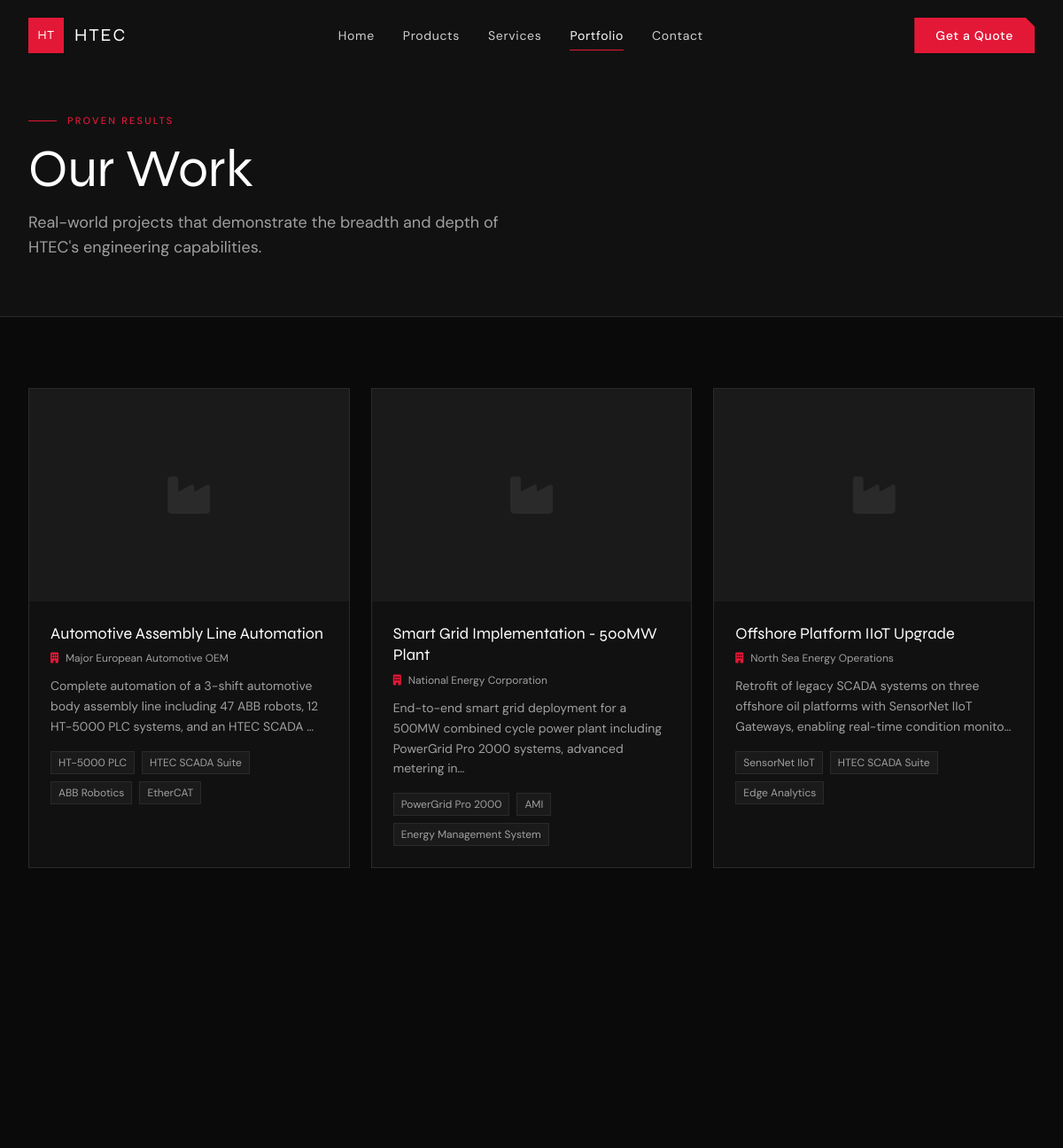
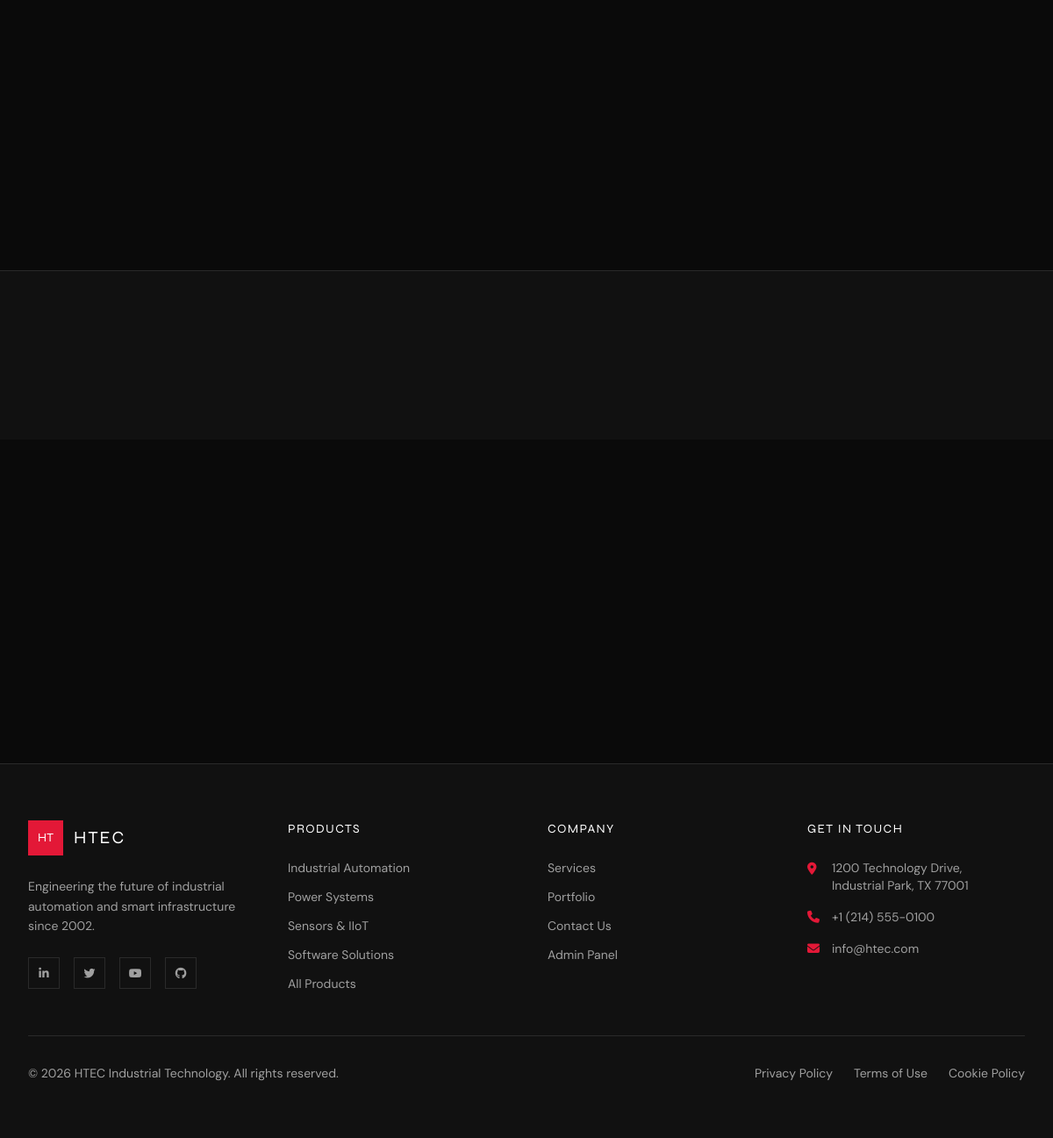
Screenshot of /portfolio.php with the database file from the repository (2 pictures, top to bottom).
### tables this page shows
CREATE TABLE IF NOT EXISTS portfolio (
    id INT AUTO_INCREMENT PRIMARY KEY,
    title VARCHAR(255) NOT NULL,
    description TEXT,
    client VARCHAR(255),
    project_url VARCHAR(500),
    image VARCHAR(500),
    technologies VARCHAR(500),
    status ENUM('active', 'inactive') DEFAULT 'active',
    sort_order INT DEFAULT 0,
    created_at TIMESTAMP DEFAULT CURRENT_TIMESTAMP,
    updated_at TIMESTAMP DEFAULT CURRENT_TIMESTAMP ON UPDATE CURRENT_TIMESTAMP
);

### config/database.php (called while the page is built, shortened)
<?php
function getDB(): PDO {
    static $pdo = null;
    if ($pdo === null) {
        $dsn = "mysql:host=" . DB_HOST . ";dbname=" . DB_NAME . ";charset=" . DB_CHARSET;
        $options = [
            PDO::ATTR_ERRMODE            => PDO::ERRMODE_EXCEPTION,
            PDO::ATTR_DEFAULT_FETCH_MODE => PDO::FETCH_ASSOC,
            PDO::ATTR_EMULATE_PREPARES   => false,
        ];
        try {
            $pdo = new PDO($dsn, DB_USER, DB_PASS, $options);
        } catch (PDOException $e) {
            error_log("Database connection failed: " . $e->getMessage());
            die(json_encode(['error' => 'Database connection failed. Please try again later.']));
        }
    }
    return $pdo;
}

### models/OtherModels.php (called while the page is built, shortened)
<?php
require_once __DIR__ . '/../config/helpers.php';
class PortfolioModel {
    private PDO $db;
    public function __construct() { $this->db = getDB(); }
    public function getAll(bool $adminMode = false): array {
        $where = $adminMode ? '' : "WHERE status = 'active'";
        return $this->db->query("SELECT * FROM portfolio {$where} ORDER BY sort_order ASC, created_at DESC")->fetchAll();
    }
}

### config/helpers.php (called while the page is built, shortened)
<?php
require_once __DIR__ . '/database.php';
function truncate(string $text, int $length = 150): string {
    return substr($text, 0, $length) . '…';
}

### portfolio.php (the view, shortened to what this page needs)
<?php
require_once __DIR__ . '/config/helpers.php';
require_once __DIR__ . '/models/OtherModels.php';
$portfolioModel = new PortfolioModel();
$items = $portfolioModel->getAll();
include __DIR__ . '/views/layouts/header.php';
?>
<div class="pt-32 pb-16 bg-htec-gray border-b border-htec-border">
    <div class="max-w-7xl mx-auto px-6 lg:px-8">
        <div class="section-label">Proven Results</div>
        <h1 class="text-4xl md:text-6xl font-display font-700 mt-2">Our Work</h1>
        <p class="text-htec-text mt-4 max-w-xl text-lg">Real-world projects that demonstrate the breadth and depth of HTEC's engineering capabilities.</p>
    </div>
</div>
<div class="max-w-7xl mx-auto px-6 lg:px-8 py-20">
    <?php if ($items): ?>
    <div class="grid grid-cols-1 md:grid-cols-2 lg:grid-cols-3 gap-6">
        <?php foreach ($items as $i => $item): ?>
        <div class="card fade-up" style="transition-delay:<?= ($i % 3) * 0.08 ?>s">
            <?php if ($item['image']): ?>
            <div class="overflow-hidden" style="height:240px">
                <img src="<?= url('uploads/' . $item['image']) ?>" alt="<?= htmlspecialchars($item['title']) ?>" class="w-full h-full object-cover transition-transform duration-500 hover:scale-105">
            </div>
            <?php else: ?>
            <div class="flex items-center justify-center text-htec-border text-5xl bg-htec-mid" style="height:240px">
                <i class="fas fa-industry"></i>
            </div>
            <?php endif; ?>
            <div class="p-6">
                <h2 class="font-display font-600 text-lg mb-2 leading-snug"><?= htmlspecialchars($item['title']) ?></h2>
                <?php if ($item['client']): ?>
                <div class="flex items-center gap-2 text-htec-text text-xs mb-3">
                    <i class="fas fa-building text-htec-red"></i>
                    <span><?= htmlspecialchars($item['client']) ?></span>
                </div>
                <?php endif; ?>
                <p class="text-htec-text text-sm leading-relaxed mb-4"><?= htmlspecialchars(truncate($item['description'] ?? '', 130)) ?></p>
                <?php if ($item['technologies']): ?>
                <div class="flex flex-wrap gap-2 mt-4">
                    <?php foreach (explode(',', $item['technologies']) as $tech): ?>
                        <span class="text-xs px-2 py-1 bg-htec-mid border border-htec-border text-htec-text"><?= htmlspecialchars(trim($tech)) ?></span>
                    <?php endforeach; ?>
                </div>
                <?php endif; ?>
            </div>
        </div>
        <?php endforeach; ?>
    </div>
    <?php endif; ?>
</div>
<section class="bg-htec-gray border-t border-htec-border py-16">
    <div class="max-w-7xl mx-auto px-6 lg:px-8">
        <div class="grid grid-cols-2 md:grid-cols-4 gap-8">
        </div>
    </div>
</section>
<div class="py-16 text-center">
</div>
<?php include __DIR__ . '/views/layouts/footer.php'; ?>

### assets/css/main.css (style rules this page uses)
:root { --red: #E31837; --dark: #0A0A0A; --gray: #111111; --mid: #1A1A1A; --border: #2A2A2A; --text: #A0A0A0; --text-light: #D0D0D0; --white: #FFFFFF; --transition: 0.3s cubic-bezier(0.4, 0, 0.2, 1); }
*, *::before, *::after { box-sizing: border-box; }
html { scroll-behavior: smooth; }
body { background: var(--dark); color: var(--white); font-family: 'DM Sans', sans-serif; overflow-x: hidden; }
.font-display { font-family: 'Syne', sans-serif; }
h1,h2,h3,h4 { font-family: 'Syne', sans-serif; }
.card { background: var(--gray); border: 1px solid var(--border); transition: all var(--transition); overflow: hidden; }
.section-label { font-size: 0.6875rem; font-weight: 500; letter-spacing: 0.2em; text-transform: uppercase; color: var(--red); display: flex; align-items: center; gap: 0.75rem; margin-bottom: 1rem; }
.section-label::before { content: ''; display: block; width: 2rem; height: 1px; background: var(--red); }
.fade-up { opacity: 0; transform: translateY(30px); transition: opacity 0.6s ease, transform 0.6s ease; }
.fade-up.visible { opacity: 1; transform: translateY(0); }

### rows the page displays
portfolio: title "Automotive Assembly Line Automation", client "Major European Automotive OEM", description "Complete automation of a 3-shift automotive body assembly line including 47 ABB robots, 12 HT-5000 PLC systems, and an HTEC SCADA …", technologies "HT-5000 PLC", technologies "HTEC SCADA Suite", technologies "ABB Robotics", technologies "EtherCAT"
portfolio: title "Smart Grid Implementation - 500MW Plant", client "National Energy Corporation", description "End-to-end smart grid deployment for a 500MW combined cycle power plant including PowerGrid Pro 2000 systems, advanced metering in…", technologies "PowerGrid Pro 2000", technologies "AMI", technologies "Energy Management System"
portfolio: title "Offshore Platform IIoT Upgrade", client "North Sea Energy Operations", description "Retrofit of legacy SCADA systems on three offshore oil platforms with SensorNet IIoT Gateways, enabling real-time condition monito…", technologies "SensorNet IIoT", technologies "HTEC SCADA Suite", technologies "Edge Analytics"
